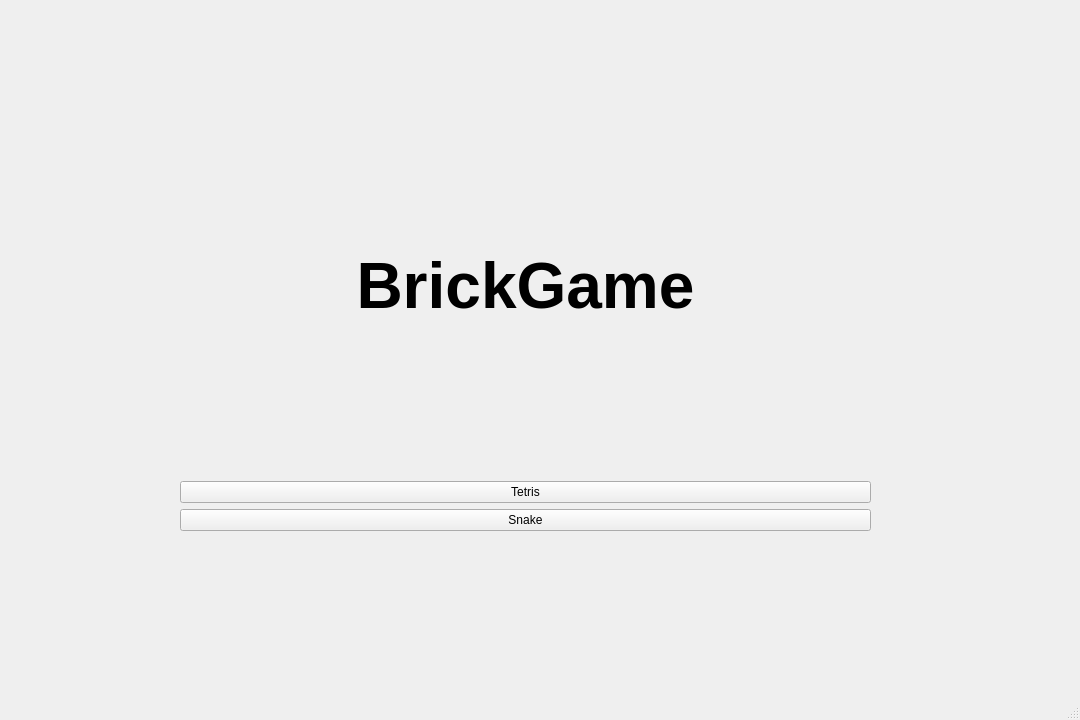
<?xml version="1.0" encoding="UTF-8"?>
<ui version="4.0">
 <class>mainwindow</class>
 <widget class="QMainWindow" name="mainwindow">
  <property name="geometry">
   <rect>
    <x>0</x>
    <y>0</y>
    <width>1080</width>
    <height>720</height>
   </rect>
  </property>
  <property name="minimumSize">
   <size>
    <width>1080</width>
    <height>720</height>
   </size>
  </property>
  <property name="maximumSize">
   <size>
    <width>1080</width>
    <height>720</height>
   </size>
  </property>
  <property name="windowTitle">
   <string>mainwindow</string>
  </property>
  <widget class="QWidget" name="centralwidget">
   <widget class="QWidget" name="verticalLayoutWidget">
    <property name="geometry">
     <rect>
      <x>180</x>
      <y>100</y>
      <width>691</width>
      <height>431</height>
     </rect>
    </property>
    <layout class="QVBoxLayout" name="verticalLayout_2">
     <item>
      <widget class="QLabel" name="label">
       <property name="text">
        <string>&lt;html&gt;&lt;head/&gt;&lt;body&gt;&lt;p align=&quot;center&quot;&gt;&lt;span style=&quot; font-size:48pt; font-weight:700;&quot;&gt;BrickGame&lt;/span&gt;&lt;/p&gt;&lt;/body&gt;&lt;/html&gt;</string>
       </property>
      </widget>
     </item>
     <item>
      <layout class="QHBoxLayout" name="horizontalLayout_2">
       <item>
        <layout class="QVBoxLayout" name="verticalLayout_6"/>
       </item>
       <item>
        <layout class="QVBoxLayout" name="verticalLayout_5">
         <item>
          <widget class="QPushButton" name="pushButton">
           <property name="text">
            <string>Tetris</string>
           </property>
          </widget>
         </item>
         <item>
          <widget class="QPushButton" name="pushButton_2">
           <property name="text">
            <string>Snake</string>
           </property>
          </widget>
         </item>
        </layout>
       </item>
       <item>
        <layout class="QHBoxLayout" name="horizontalLayout_3"/>
       </item>
      </layout>
     </item>
    </layout>
   </widget>
  </widget>
  <widget class="QStatusBar" name="statusbar"/>
  <widget class="QMenuBar" name="menubar">
   <property name="geometry">
    <rect>
     <x>0</x>
     <y>0</y>
     <width>1080</width>
     <height>23</height>
    </rect>
   </property>
  </widget>
 </widget>
 <resources/>
 <connections/>
</ui>
